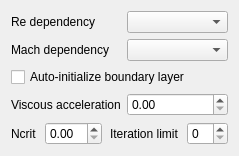
                <widget class="QWidget" name="conditionExpertPage">
                 <attribute name="title">
                  <string>Expert</string>
                 </attribute>
                 <layout class="QFormLayout" name="conditionExpertForm">
                  <property name="rowWrapPolicy">
                   <enum>QFormLayout::WrapLongRows</enum>
                  </property>
                  <item row="0" column="0">
                   <widget class="QLabel" name="reynoldsDependencyLabel">
                    <property name="text">
                     <string>Re dependency</string>
                    </property>
                   </widget>
                  </item>
                  <item row="0" column="1">
                   <widget class="QComboBox" name="reynoldsDependencyCombo">
                    <property name="toolTip">
                     <string>Reynolds-number scaling with lift used by the library.</string>
                    </property>
                    <property name="accessibleName">
                     <string>Reynolds dependency</string>
                    </property>
                    <property name="maximumWidth">
                     <number>150</number>
                    </property>
                   </widget>
                  </item>
                  <item row="1" column="0">
                   <widget class="QLabel" name="machDependencyLabel">
                    <property name="text">
                     <string>Mach dependency</string>
                    </property>
                   </widget>
                  </item>
                  <item row="1" column="1">
                   <widget class="QComboBox" name="machDependencyCombo">
                    <property name="toolTip">
                     <string>Mach-number scaling with lift used by the library.</string>
                    </property>
                    <property name="accessibleName">
                     <string>Mach dependency</string>
                    </property>
                    <property name="maximumWidth">
                     <number>150</number>
                    </property>
                   </widget>
                  </item>
                  <item row="2" column="0" colspan="2">
                   <widget class="QCheckBox" name="autoInitializeBoundaryLayerCheck">
                    <property name="text">
                     <string>Auto-initialize boundary layer</string>
                    </property>
                    <property name="toolTip">
                     <string>Let the library initialize the boundary layer for each solve.</string>
                    </property>
                    <property name="accessibleName">
                     <string>Auto-initialize boundary layer</string>
                    </property>
                   </widget>
                  </item>
                  <item row="3" column="0">
                   <widget class="QLabel" name="viscousAccelerationLabel">
                    <property name="text">
                     <string>Viscous acceleration</string>
                    </property>
                   </widget>
                  </item>
                  <item row="3" column="1">
                   <widget class="QDoubleSpinBox" name="viscousAccelerationSpin">
                    <property name="toolTip">
                     <string>Dimensionless viscous acceleration parameter; must be positive.</string>
                    </property>
                    <property name="accessibleName">
                     <string>Viscous acceleration</string>
                    </property>
                    <property name="maximumWidth">
                     <number>100</number>
                    </property>
                   </widget>
                  </item>
                  <item row="4" column="0" colspan="2">
                   <widget class="QWidget" name="expertLimitsRow" native="true">
                    <layout class="QHBoxLayout" name="expertLimitsLayout">
                     <property name="leftMargin">
                      <number>0</number>
                     </property>
                     <property name="topMargin">
                      <number>0</number>
                     </property>
                     <property name="rightMargin">
                      <number>0</number>
                     </property>
                     <property name="bottomMargin">
                      <number>0</number>
                     </property>
                     <property name="spacing">
                      <number>8</number>
                     </property>
                     <item>
                      <widget class="QLabel" name="ncritLabel">
                       <property name="text">
                        <string>Ncrit</string>
                       </property>
                      </widget>
                     </item>
                     <item>
                      <widget class="QDoubleSpinBox" name="ncritSpin">
                       <property name="toolTip">
                        <string>Critical amplification exponent; must be positive.</string>
                       </property>
                       <property name="accessibleName">
                        <string>Ncrit</string>
                       </property>
                       <property name="maximumWidth">
                        <number>72</number>
                       </property>
                      </widget>
                     </item>
                     <item>
                      <widget class="QLabel" name="iterationsLabel">
                       <property name="text">
                        <string>Iteration limit</string>
                       </property>
                      </widget>
                     </item>
                     <item>
                      <widget class="QSpinBox" name="iterationsSpin">
                       <property name="toolTip">
                        <string>Positive maximum iteration count.</string>
                       </property>
                       <property name="accessibleName">
                        <string>Maximum iterations</string>
                       </property>
                       <property name="maximumWidth">
                        <number>72</number>
                       </property>
                      </widget>
                     </item>
                     <item>
                      <spacer name="expertLimitsSpacer">
                       <property name="orientation">
                        <enum>Qt::Horizontal</enum>
                       </property>
                       <property name="sizeType">
                        <enum>QSizePolicy::Expanding</enum>
                       </property>
                       <property name="sizeHint" stdset="0">
                        <size>
                         <width>0</width>
                         <height>0</height>
                        </size>
                       </property>
                      </spacer>
                     </item>
                    </layout>
                   </widget>
                  </item>
                 </layout>
                </widget>
